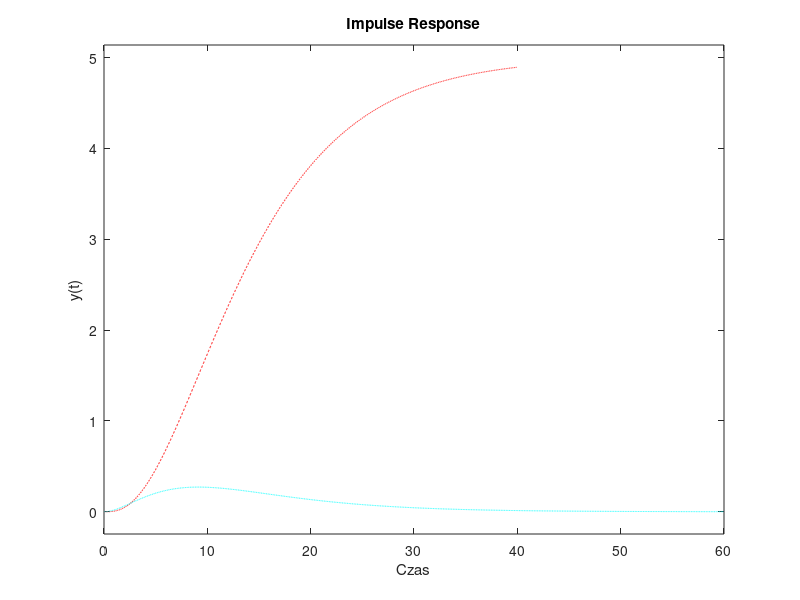
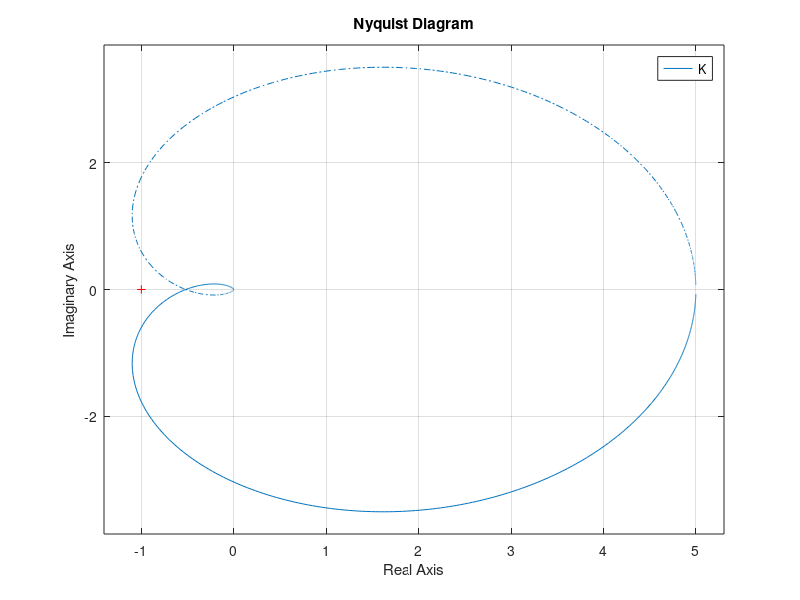

Reproduce these figures in MATLAB, in order. (Note: this script raises an error after producing the figures.)
clear all;
clc; %Clear everything

s = tf('s'); %Tworzenie zmiennej s

T1 = 3;
T2 = 4;
T3 = 8;
k = 5;

K = k/((1+s*T1)*(1+s*T2)*(1+s*T3)); %Utworzenie transmitancji K(s)

zpk(K); %Postać zero-biegunowa

[zera, bieguny, wzmocnienia] = zpkdata(K, 'v'); %Zwraca zera, bieguny i wzmocnienie. Opcja 'v' oznacza, że zwraca Array, a nie Cell

[L, M] = tfdata(K, 'v'); %Zwraca postać licznika i mianownika z transmitancji

[A, B, C, D] = tf2ss(L, M); %Zwraca macierze ABCD

figure, step(K, '--r', 0:0.01:40); %Definiowanie czasu obliczania algorytmu (maksymalny czas)
hold;
impulse(K, '--c', 0:0.01:60);
grid; %Wyświetlenie siatki na wykresie

xlabel('Czas'); %Opisanie osi X
ylabel('y(t)'); %Opisanie osi Y

figure;
nyquist(K); %Char. Nyquista

figure;
h = nyquistplot(K); %Char. Nyquista z uchwytem
setoptions(h, 'MagUnits', 'abs', 'ShowFullContour', 'off'); %Wyłączenie ujemnych częstotliwości

figure;
bode(K);
h = bodeplot(K);
setoptions(h, 'MagUnits', 'abs', 'PhaseVisible', 'off');

bodemag(K);

%Linie pierwiastkowe
rlocus(K);
kr = 1.84/2; %Połowa wzmocnienia granicznego
K0 = kr*K; %Transmitancja układu otwartego

[DA, DF, DA_omega, DF_omega] = margin(K0); %Zapasy fazy i amplitudy

G = K0/(1+K0) %Transmitancja układu zamkniętego (w --> y)
Ge = 1/(1+K0) %Transmitancja uchybowa (w --> e)

minreal(G) %Postać minimalna transmitancji układu zamkniętego

figure;
step(G, 'k', Ge, 'b', 0:0.01:80); %Do sprawka setting time i rise time na wykresie!
 
M = G; %wskaźnik nadążania
bodemag(M); %wskaźnik nadążania
hold on;

q = Ge; %wskaźnik regulacji
bodemag(q); %wskaźnik regulacji
